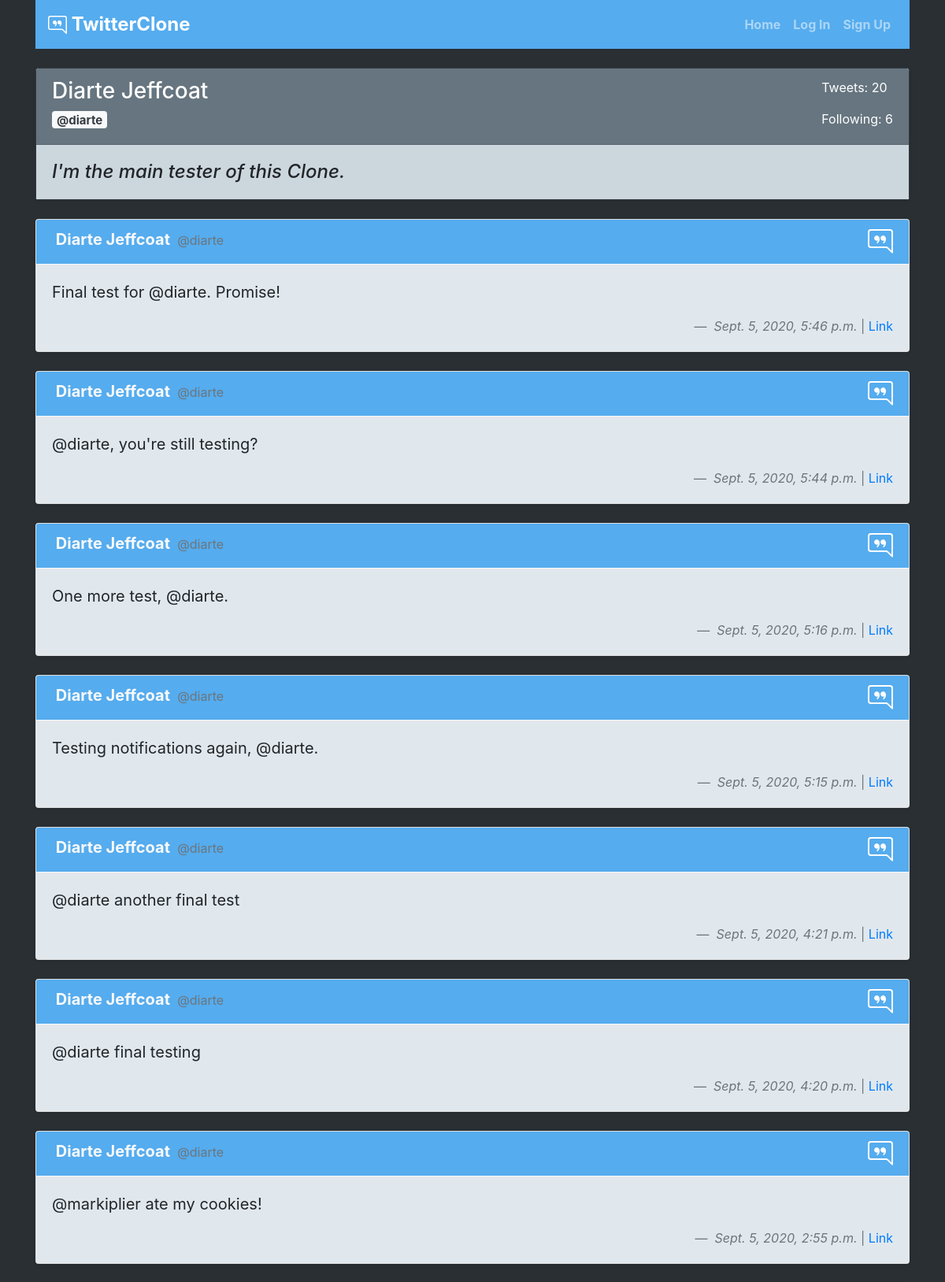
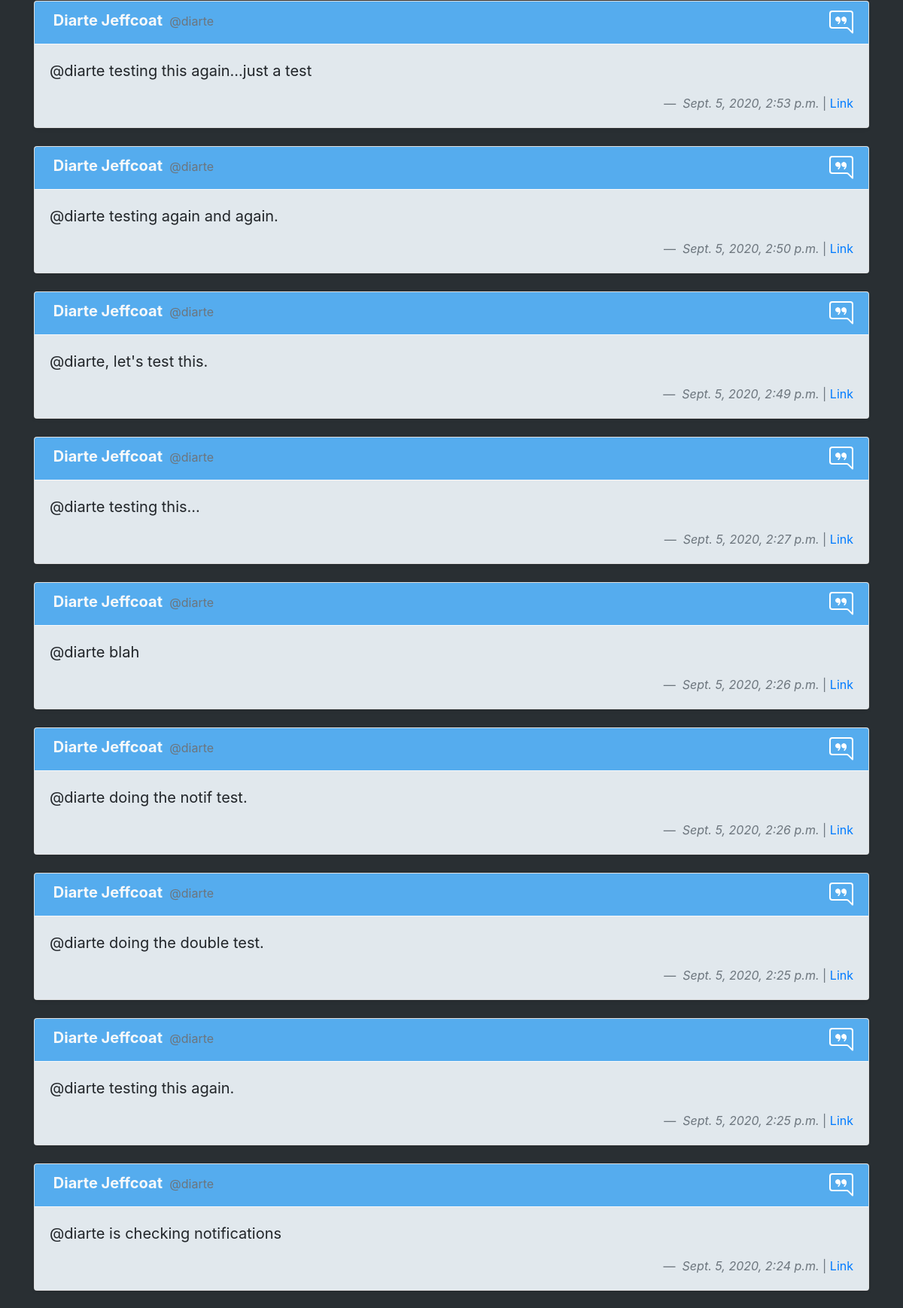
/profile/diarte/ (upper part), run on the app's committed database (2 pictures, top to bottom).
### twitteruser/models.py (models this page shows, shortened)
class TwitterUser(AbstractUser):
    display_name = models.CharField(max_length=100)
    bio = models.TextField(null=True, blank=True)
    following = models.ManyToManyField('self', symmetrical=False)

### tweet/models.py (models this page shows, shortened)
class Tweet(models.Model):
    tweet = models.CharField(max_length=140)
    time = models.DateTimeField(default=timezone.now)
    user = models.ForeignKey(TwitterUser, on_delete=models.CASCADE)

### tweet/views.py (the view)
# urls.py: path('profile/<str:username>/', v.profile_detail, name='userprofile'),
def profile_detail(request, username):
    user = TwitterUser.objects.filter(username=username).first()
    tweets = Tweet.objects.filter(user=user).order_by('-time')
    notifications = views.notification_count_view(request)
    if request.user.is_authenticated:
        following = request.user.following.all()
    else:
        following = []
    return render(request, 'profile.html', {'user': user, 'tweets': tweets, 'following': following, 'notifications': notifications})

### notifications/views.py (called while the page is built)
def notification_count_view(request):
    if request.user.is_authenticated:
        notifications = Notification.objects.filter(mentioned=request.user)
        notification_count = 0
        for notification in notifications:
            if notification.mark_as_read == False:
                notification_count += 1
    else:
        notification_count = 0
    return notification_count

### templates/profile.html (shortened to what this page needs)
{% extends 'base.html' %} {% block content %}
<br />
<div class="card shadow-sm border-dark">
  <div class="card-header" style="background-color: #66757F">
    <div class="card-text float-right text-white">
      <p class="card-text">Tweets: {{tweets.count}}</p>
      <p class="card-text">Following: {{user.following.count}}</p>
    </div>
    <h3 class="card-title text-white">{{user.display_name}}</h3>
    <h5 class="card-subtitle mb-2 text-muted">
      <span class="badge badge-light"><a href="/profile/{{user.username}}/" class="text-dark">@{{user.username}}</a></span>
    </h5>
  </div>
  <div class="card-body" style="background-color: #CCD6DD">
    {% if request.user.is_authenticated %}
    <h4 class="card-text" style="font-style: italic">{{user.bio}}</h4>
    <a class="btn btn-danger float-right" href="/logout/" role="button">
      Logout
    </a>
    {% if user.username != request.user.username %} {% if user in following %}
    <a
      class="btn btn-secondary float-right"
      style="margin-right: 2px;"
      href="/unfollow/{{user.username}}/"
      role="button"
      >Unfollow</a
    >
    {% else %}
    <a
      class="btn float-right text-white"
      style="background-color: #55ACEE; margin-right: 2px;"
      href="/follow/{{user.username}}/"
      role="button"
    >
      Follow
    </a></span>
    {% endif %} {% endif %}
    </div>
    {% else %}
    <h4 class="card-text" style="font-style: italic">{{user.bio}}</h4>
  </div>
  {% endif %}
</div>
<br />
{% for tweet in tweets %}
<div class="card shadow-sm">
  <div class="card-header text-white border-light" style="background-color: #55ACEE">
    <span class="badge badge-inherit text-light"
      ><a href="/profile/{{user.username}}/" style="color: inherit; font-weight: bold; font-size: 20px">{{user.display_name}}</a></span
    >
    <span class="text-muted" style="color: #66757f"
      ><a href="/profile/{{tweet.user.username}}/" style="color: inherit"
        >@{{tweet.user.username}}</a
      ></span
    >
  </div>
  <div class="card-body" style="background-color: #E1E8ED">
    <blockquote class="blockquote mb-0">
      <p>{{ tweet.tweet }}</p>
      <footer class="blockquote-footer float-right">
        <cite>{{tweet.time}}</cite> | <a href="/tweet/{{tweet.id}}/">Link</a>
      </footer>
    </blockquote>
  </div>
</div>
<br />
{% endfor %} {% endblock %}

### data on the page
TwitterUser: following.count "6", display_name "Diarte Jeffcoat", username "diarte", bio "I'm the main tester of this Clone."
Tweet: user.username "diarte", tweet "Final test for @diarte. Promise!", time "Sept. 5, 2020, 5:46 p.m."
Tweet: user.username "diarte", tweet "@diarte, you're still testing?", time "Sept. 5, 2020, 5:44 p.m."
Tweet: user.username "diarte", tweet "One more test, @diarte.", time "Sept. 5, 2020, 5:16 p.m."
Tweet: user.username "diarte", tweet "Testing notifications again, @diarte.", time "Sept. 5, 2020, 5:15 p.m."
Tweet: user.username "diarte", tweet "@diarte another final test", time "Sept. 5, 2020, 4:21 p.m."
Tweet: user.username "diarte", tweet "@diarte final testing", time "Sept. 5, 2020, 4:20 p.m."
Tweet: user.username "diarte", tweet "@markiplier ate my cookies!", time "Sept. 5, 2020, 2:55 p.m."
Tweet: user.username "diarte", tweet "@diarte testing this again...just a test", time "Sept. 5, 2020, 2:53 p.m."
Tweet: user.username "diarte", tweet "@diarte testing again and again.", time "Sept. 5, 2020, 2:50 p.m."
Tweet: user.username "diarte", tweet "@diarte, let's test this.", time "Sept. 5, 2020, 2:49 p.m."
Tweet: user.username "diarte", tweet "@diarte testing this...", time "Sept. 5, 2020, 2:27 p.m."
Tweet: user.username "diarte", tweet "@diarte blah", time "Sept. 5, 2020, 2:26 p.m."
Tweet: user.username "diarte", tweet "@diarte doing the notif test.", time "Sept. 5, 2020, 2:26 p.m."
Tweet: user.username "diarte", tweet "@diarte doing the double test.", time "Sept. 5, 2020, 2:25 p.m."
Tweet: user.username "diarte", tweet "@diarte testing this again.", time "Sept. 5, 2020, 2:25 p.m."
Tweet: user.username "diarte", tweet "@diarte is checking notifications", time "Sept. 5, 2020, 2:24 p.m."

### other printed values
{{ tweets.count }} "20"
